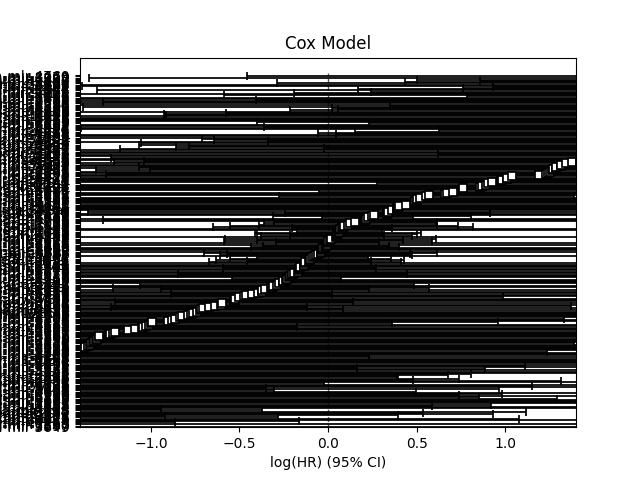

Recreate this plot in Python.
from lifelines.datasets import load_rossi
import pandas as pd
import numpy as np
from lifelines import CoxPHFitter
import matplotlib.pyplot as plt
import logging

# Create a logger
logging.basicConfig(format="%(asctime)s %(levelname)s: %(message)s")
logger = logging.getLogger(__file__)
logger.setLevel(logging.INFO)

def load_data():
    # Load the survival data
    survival_data = pd.read_csv("../../data/survival.tsv", sep="\t")

    # Load the omics data
    omics_cnv = pd.read_csv("../../data/cnv.clean.tsv", sep="\t", index_col=0)
    omics_dnameth = pd.read_csv("../../data/dnameth.clean.tsv", sep="\t", index_col=0)
    omics_mrna = pd.read_csv("../../data/mrna.clean.tsv", sep="\t", index_col=0)
    omics_mirna = pd.read_csv("../../data/mirna.clean.tsv", sep="\t", index_col=0)

    # Merge the omics data
    # multi_omics_data = pd.concat(
    #     [omics_cnv, omics_dnameth, omics_mrna, omics_mirna], axis=1
    # )

    return omics_mirna, survival_data

def run():
    multi_omics_data, survival_data = load_data()
    
    # Merge the omics data with the survival data (matching patient IDs)
    merged_data = pd.merge(
        multi_omics_data.T,
        survival_data[["sample", "OS.time", "OS"]],
        left_index=True,
        right_on="sample",
        how="inner",
    )

    logger.info(f"Merged data shape: {merged_data.shape}")

    logger.info(merged_data["sample"])
    
    # Drop non-numeric columns
    merged_data = merged_data.drop(columns=["sample"])
    logger.info(merged_data.head())

    cph = CoxPHFitter()
    cph.fit(merged_data, duration_col="OS.time", event_col="OS")

    # Display the summary of the Cox Proportional Hazards model
    cph.print_summary()
    
    # Draw plots
    cph.print_summary()  # Print the summary of the Cox model
    cph.plot()

    plt.title('Cox Model')
    plt.xlabel('log(HR) (95% CI)')
    plt.xlim(left=-1.4, right=1.4)
    plt.ylim(bottom=-0.3)

    # Save the plot to a file (e.g., as a PNG)
    plt.savefig('public/data/CoxPH.png', format='png')  # You can change the file name and format here
    plt.show()

run()